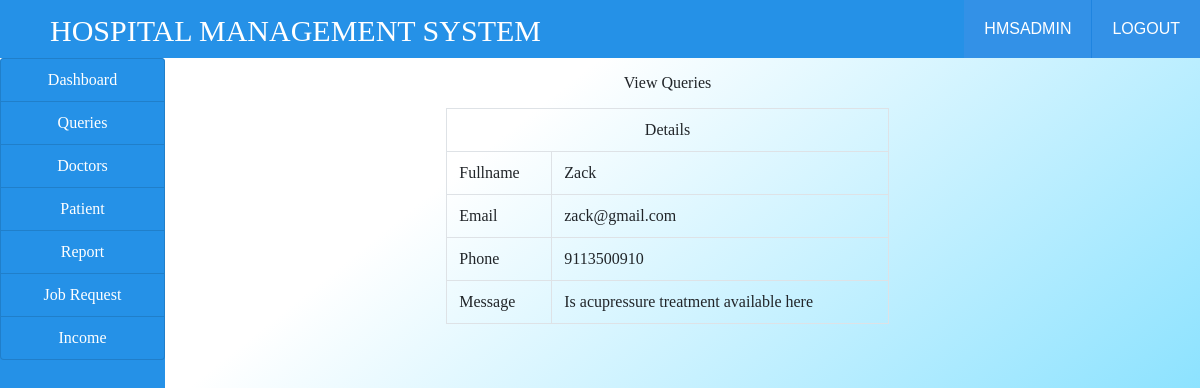
Page /viewquery.php?id=3 (signed in) on the committed database.
### tables this page shows
CREATE TABLE `queries` (
  `id` int(100) NOT NULL,
  `fullname` varchar(100) NOT NULL,
  `email` varchar(100) NOT NULL,
  `phone` varchar(10) NOT NULL,
  `message` varchar(100) NOT NULL
);

### viewquery.php (the view, shortened to what this page needs)
<!DOCTYPE html>
<html>
<head>
</head>
<body>
	<?php
		include("link.php");
		include("ribbon.php");
		include("connection.php");
	?>
	<div class="container-fluid" style= "background: linear-gradient(to bottom right, #ffffff 25%, #33ccff 100%);">
	<div class="col-md-12">
		<div class="row">
			<div class="col-md-2" style="margin-left: -30px;">
		<?php
		include("sidenav.php");
		?>
    	    </div>
    	    <div class="col-md-10">
    	    	<h5 class="text-center my-3">View Queries</h5>
    	    	<?php
    	    	if(isset($_GET['id'])){
    	    		$id = $_GET['id'];
    	    		$query = "SELECT * FROM queries WHERE id='$id'";
    	    		$res = mysqli_query($conn,$query);
    	    		$row = mysqli_fetch_array($res);
    	    	}
    	    	?>
    	    	<div class="col-md-12">
    	    		<div class="row">
    	    			<div class="col-md-3"></div>
    	    			<div class="col-md-6">
    	    				<table class="table table-bordered">
    	    					<tr>
    	    						<th class="text-center" colspan="2">Details</th>
    	    					</tr>
    	    					<tr>
    	    						<td>Fullname</td>
    	    						<td><?php echo $row['fullname'];?></td>
    	    					</tr>
    	    					<tr>
    	    						<td>Email</td>
    	    						<td><?php echo $row['email'];?></td>
    	    					</tr>
                                <tr>
                                    <td>Phone</td>
                                    <td><?php echo $row['phone'];?></td>
                                </tr>
    	    					<tr>
    	    						<td>Message</td>
    	    						<td><?php echo $row['message'];?></td>
    	    					</tr>
    	    				</table>
    	    			</div>
    	    		</div>
    	    	</div>
    	    </div>
        </div>
    </div>
</div>
</body>
</html>

### css/style.css (style rules this page uses)
html,body,div,span,applet,object,iframe,h1,h2,h3,h4,h5,h6,p,blockquote,pre,a,abbr,acronym,address,big,cite,code,del,dfn,em,img,ins,kbd,q,s,samp,small,strike,strong,sub,sup,tt,var,b,u,i,dl,dt,dd,ol,nav ul,nav li,fieldset,form,label,legend,table,caption,tbody,tfoot,thead,tr,th,td,article,aside,canvas,details,embed,figure,figcaption,footer,header,hgroup,menu,nav,output,ruby,section,summary,time,mark,audio,video { margin:0;padding:0;border:0;font-size:100%;font:inherit;vertical-align:baseline; }
table { border-collapse:collapse;border-spacing:0; }
body { background:#F8FBFB; }

### rows in the picture
queries: fullname "Zack", email "zack@gmail.com", phone "9113500910", message "Is acupressure treatment available here"

### other values in the picture
$user "HMSADMIN"
